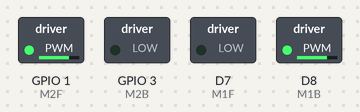
The sketch below on a simulated ESP8266 (NodeMCU). Parts: switched loads named in the sketch (green lamp = pin HIGH).

Above: at 0.05 s.
At 10.0 s:
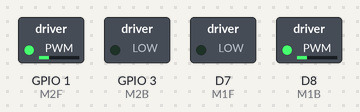
Timing chart, 0 to 13.0 s (numbered marks = the images above):
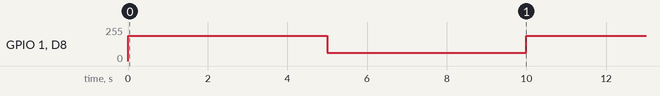

The sketch:

4-reverse.ino
```cpp
//MOTOR 1
#define M1F D7 //BIN1 - GREEN
#define M1B D8 //BIN2 - BLUE
//MOTOR 2
#define M2F D10 //AIN1 - BLUE
#define M2B D9 //AIN2 - GREEN


void setup() {
//Motor 1 Setup
pinMode(M1F, OUTPUT);
pinMode(M1B, OUTPUT);

//Motor 2 Setup
pinMode(M2F, OUTPUT);
pinMode(M2B, OUTPUT);

}

void loop() {
    //Motor 1
    analogWrite(M1F, 0);
    analogWrite(M1B, 255 - 1 * 64);

    //Motor 2
    analogWrite(M2F, 255 - 1 * 64);
    analogWrite(M2B, 0);

    delay(5000);

    //Motor 1
    analogWrite(M1F, 0);
    analogWrite(M1B, 255 - 3 * 64);

    //Motor 2
    analogWrite(M2F, 255 - 3 * 64);
    analogWrite(M2B, 0);

    delay(5000);
    //255 (100%), 191 (75%), 127 (50%), 63 (25%), 0

}
```

Measured:
- by itself, GPIO 1 (M2F), D8 (M1B): alternates 191/255 for 5.0 s and 63/255 for 5.0 s
